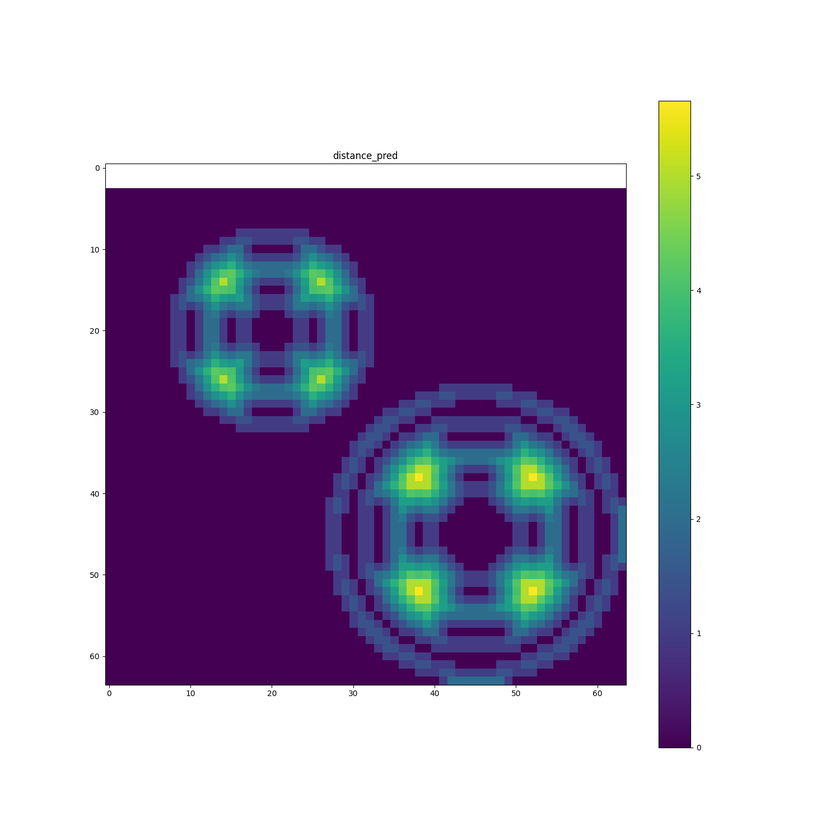
#> input picture features_geometry/1_degree_node/test_dept/distance_pred.png, 840 x 840 px, shrunk from 1500 x 1500 before the run
$ python -i tools.py   (imports and definitions only)
#> lines starting #> are read from the running program, lines starting #| are printed output that depends on the picture; after the words box and inside, x2 and y2 are one past the last pixel; in counts of white or black regions, pixels touching at a corner belong together
import logging
logger = logging.getLogger(__name__)
import pickle
import numpy as np
from scipy.spatial.distance import cdist
from skimage import measure, segmentation, morphology
import math
from pathlib import Path
from sklearn.cluster import KMeans, DBSCAN

# -- Dummy root paths (from arborescence.py) --
rootDisk = Path('./')
root_target = Path('./')


# --- From tools.py ---

import datetime as dt

def find_dates_between(start, end):
#> called with start = '2017-06-12', end = '2025-12-31'
    start_date = dt.datetime.strptime(start, "%Y-%m-%d").date()
    end_date = dt.datetime.strptime(end, "%Y-%m-%d").date()

    delta = dt.timedelta(days=1)
    date = start_date
    res = []
    while date <= end_date:
        res.append(date.strftime("%Y-%m-%d"))
        date += delta
    return res

allDates = find_dates_between('2017-06-12', '2025-12-31')

# [69 lines left out: functions save_object, read_object, check_and_create_path, order_class, count_pixels_in_france_deg_square, not called in this run]

def merge_adjacent_clusters(
    image,
    mode="size",
    min_cluster_size=0,
    max_cluster_size=math.inf,
    exclude_label=None,
    background=-1,
    features=None,
    nb_attempt=3,
):
    """
    Fusionne les clusters adjacents dans une image en fonction de critères définis.

    Paramètres :
    - image : Image labellisée contenant des clusters.
    - mode : Critère de fusion ('size', 'time_series_similarity', 'time_series_similarity_fast').
    - min_cluster_size : Taille minimale d'un cluster avant fusion.
    - max_cluster_size : Taille maximale autorisée après fusion.
    - oridata : Données supplémentaires utilisées pour la fusion basée sur des séries temporelles (facultatif).
    - exclude_label : Label à exclure de la fusion.
    - background : Label représentant le fond (par défaut -1).
    """

    # Copie de l'image d'entrée pour éviter de la modifier directement
    labeled_image = np.copy(image)

    # Obtenir les propriétés des régions labellisées
    regions = measure.regionprops(labeled_image)
    # Trier les régions par taille croissante
    regions = sorted(regions, key=lambda r: r.area)

    # Masque pour stocker les labels mis à jour après fusion
    res = np.copy(labeled_image)

    # Liste des labels qui ont été modifiés
    changed_labels = []

    fix_label = []

    # Longueur initiale des régions
    len_regions = len(regions)
    i = 0

    # Boucle pour traiter chaque région
    while i < len_regions:
        region = regions[i]

        # Vérifier si le cluster est à exclure ou est un fond
        if region.label == exclude_label or region.label == background:
            # On conserve ces clusters tels quels
            res[labeled_image == region.label] = region.label
            i += 1
            continue

        label = region.label
        if label in fix_label:
            i += 1
            continue

        # Si le label a déjà été modifié, passer au suivant
        # if label in changed_labels:
        #    i += 1
        #    continue

        # Vérifier la taille du cluster actuel
        ones = np.argwhere(res == label).shape[0]
        if ones < min_cluster_size:
            # Si la taille est inférieure au minimum, essayer de fusionner avec un voisin
            nb_test = 0
            find_neighbor = False
            dilated_image = np.copy(res)
            while nb_test < nb_attempt and not find_neighbor:
                print(f"DEBUG inner: nb_test={nb_test}, label={label}", flush=True)

                # Trouver les voisins du cluster actuel
                mask_label = dilated_image == label
                mask_label_ori = res == label
                neighbors = segmentation.find_boundaries(
                    mask_label, connectivity=1, mode="outer", background=background
                )
                neighbor_labels = np.unique(dilated_image[neighbors])
                # Exclure les labels indésirables
                neighbor_labels = neighbor_labels[
                    (neighbor_labels != exclude_label)
                    & (neighbor_labels != background)
                    & (neighbor_labels != label)
                ]
                dilate = True
                changed_labels.append(label)

                if len(neighbor_labels) > 0:
                    # Trier les voisins par taille
                    neighbors_size = sorted(
                        [
                            [neighbor_label, np.sum(res == neighbor_label)]
                            for neighbor_label in neighbor_labels
                        ],
                        key=lambda x: x[1],  # trie par la somme (ordre croissant)
                    )

                    best_neighbor = None

                    if mode == "size":
                        # Mode basé sur la taille des clusters
                        max_neighbor_size = -math.inf
                        for nei, neighbor in enumerate(neighbors_size):
                            if neighbor[0] == label:
                                continue
                            neighbor_size = neighbor[1] + np.sum(res == label)

                            # Vérifier si le voisin satisfait min_cluster_size
                            if neighbor_size > min_cluster_size:
                                # Vérifier si la taille reste sous max_cluster_size
                                if neighbor_size < max_cluster_size:
                                    dilate = False
                                    res[mask_label_ori] = neighbor[0]
                                    dilated_image[mask_label] = neighbor[0]
                                    logger.info(
                                        f"Use neighbord label {label} -> {neighbor[0]}"
                                    )
                                    label = neighbor[0]
                                    find_neighbor = True
                                    break

                                best_neighbor = neighbor[0]
                                max_neighbor_size = neighbor_size
                                break

                            # Enregistrer le plus grand voisin si min_cluster_size n'est pas atteint
                            if neighbor_size > max_neighbor_size:
                                best_neighbor = neighbor[0]
                                max_neighbor_size = neighbor_size

                    elif mode == "timeSeriesSimilarity":
                        # Mode basé sur la similarité de séries temporelles (DTW)
                        assert features is not None
                        time_series_data = np.nansum(
                            features[dilated_image == label], axis=0
                        ).reshape(-1, 1)
                        best_neighbord = None
                        min_dst = math.inf  # Cherche à minimiser la distance
                        dst_thresh = 1000

                        for neighbor in neighbors_size:
                            if neighbor[0] == label:
                                continue

                            time_series_data_neighbor = np.nansum(
                                features[dilated_image == neighbor[0]], axis=0
                            ).reshape(-1, 1)
                            distance = dtw.distance(
                                time_series_data, time_series_data_neighbor
                            )

                            if distance < min_dst and distance < dst_thresh:
                                best_neighbord = neighbor[0]
                                min_dst = distance

                        if best_neighbord is not None:
                            dilate = False
                            res[mask_label_ori] = best_neighbord
                            logger.info(f"label {label} -> {best_neighbord}")
                            changed_labels.append(label)
                            label = best_neighbord
                            find_neighbor = True

                    elif mode == "time_series_similarity_fast":
                        # Mode basé sur une version rapide de DTW
                        assert features is not None
                        time_series_data = np.nansum(
                            features[dilated_image == label], axis=0
                        ).reshape(-1, 1)
                        best_neighbord = None
                        min_simi = math.inf  # Cherche à minimiser la similarité
                        dst_thresh = 100

                        for neighbor in neighbors_size:
                            time_series_data_neighbor = np.nansum(
                                features[dilated_image == neighbor[0]], axis=0
                            ).reshape(-1, 1)
                            _, simi = dtw_functions.dtw(
                                time_series_data,
                                time_series_data_neighbor,
                                local_dissimilarity=d.euclidean,
                            )

                            if simi < min_simi and simi < dst_thresh:
                                best_neighbord = neighbor[0]
                                min_simi = simi

                        if best_neighbord is not None:
                            dilate = False
                            res[mask_label_ori] = best_neighbord
                            changed_labels.append(label)
                            label = best_neighbord
                            find_neighbor = True

                    elif mode == "BrayCurtis":
                        assert features is not None
                        best_neighbor, max_neighbor_size, find_neighbor, dilate = (
                            find_neighbor_by_BrayCurtis_similarity(
                                res,
                                features,
                                label,
                                min_cluster_size,
                                max_cluster_size,
                                mask_label_ori,
                                dilated_image,
                                mask_label,
                                neighbor_labels,
                            )
                        )

                    # Si aucun voisin ne satisfait les critères, utiliser le plus grand
                    if not find_neighbor and best_neighbor is not None:
                        if max_neighbor_size < max_cluster_size:
                            res[mask_label] = best_neighbor
                            dilated_image[mask_label] = best_neighbor
                            dilate = False
                            logger.info(
                                f"Use biggest neighbord label {label} -> {best_neighbor}"
                            )
                            label = best_neighbor
                            find_neighbor = True
                            # Si la taille après fusion dépasse la taille maximal, appliquer l'érosion (peut être ne pas fusionner)
                            if max_neighbor_size < max_cluster_size:
                                mask_label = dilated_image == label
                                ones = np.argwhere(mask_label == 1).shape[0]
                                while ones > max_cluster_size:
                                    mask_label = morphology.erosion(
                                        mask_label, morphology.disk(3)
                                    )
                                    ones = np.argwhere(mask_label == 1).shape[0]

                # Si aucun voisin trouvé, dilater la région
                if dilate:
                    mask_label = morphology.dilation(mask_label, morphology.square(3))
                    dilated_image[(mask_label)] = label
                    nb_test += 1

                if not dilate:
                    break

            # Si aucun voisin trouvé après nb_attempt, supprimer ou conserver la région
            if not find_neighbor:
                if ones < min_cluster_size:
                    mask_label = dilated_image == label
                    ones = np.argwhere(mask_label == 1).shape[0]
                    # Si l'objet dilaté ne vérifie pas la condition minimum
                    if ones < min_cluster_size:
                        res[mask_label] = 0
                        logger.info(f"Remove label {region.label}")
                    else:
                        # Si l'objet dilaté ne vérifie pas la condition maximum
                        while ones > max_cluster_size:
                            mask_label = morphology.erosion(
                                mask_label, morphology.square(3)
                            )
                            ones = np.argwhere(mask_label == 1).shape[0]

                        res[mask_label] = region.label
                        logger.info(f"Keep label dilated {region.label}")
                        fix_label.append(region.label)

            # Mettre à jour les régions pour tenir compte des changements
            regions = measure.regionprops(res)
            regions = sorted(regions, key=lambda r: r.area)
            len_regions = len(regions)
            i = 0
            continue

        else:
            mask_label = res == region.label
            mask_before_erosion = np.copy(mask_label)
            while ones > max_cluster_size:
                print(f"DEBUG erode2: ones={ones}", flush=True)
                mask_label = morphology.erosion(mask_label, morphology.square(3))
                ones = np.argwhere(mask_label == 1).shape[0]

            res[mask_before_erosion & ~mask_label] = 0

            # Si le cluster est assez grand, on le conserve tel quel
            logger.info(f"Keep label {region.label}")

        i += 1

    return res

# [154 lines left out: functions find_clusters, split_large_clusters, relabel_clusters, frequency_ratio, to_binary_mask, iou_binary, not called in this run]

# --- From weigh_predictor.py ---

class Predictor():
    # [54 lines left out: functions __init__, fit, predict, weight, not called in this run]

    def weight_array(self, array : np.array):
        lis = [self.weight(c) for c in array]
        return np.asarray(lis)

    # [20 lines left out: functions get_centroid, log, not called in this run]

class FixedThresholdPredictor:
    # [76 lines left out: functions __init__, fit, predict, not called in this run]

class JenksThresholdPredictor:
    # [109 lines left out: functions __init__, _calculate_jenks_breaks, fit, predict, not called in this run]

>>> import cv2
>>> picture = cv2.imread('features_geometry/1_degree_node/test_dept/distance_pred.png', cv2.IMREAD_GRAYSCALE)
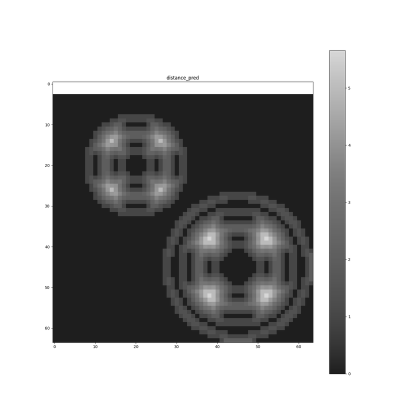
#> picture: shape (840, 840) (shown at 1/2 size); min 5, max 255, mean 175.4
>>> result = merge_adjacent_clusters(picture)
#> in merge_adjacent_clusters, `regions = measure.regionprops(labeled_image)`: regions = 247 regions; largest, box (x1, y1, x2, y2) and area: (0, 0, 840, 840) 416118, (105, 191, 691, 746) 153650, (92, 156, 691, 686) 20619, (95, 176, 700, 686) 9860, (92, 151, 691, 695) 6076
#> in merge_adjacent_clusters, `len_regions = len(regions)`: len_regions = 247
#> the loop in merge_adjacent_clusters, `while i < len_regions:` made 247 passes
#> pass 1, in merge_adjacent_clusters, `mask_label = res == region.label`:
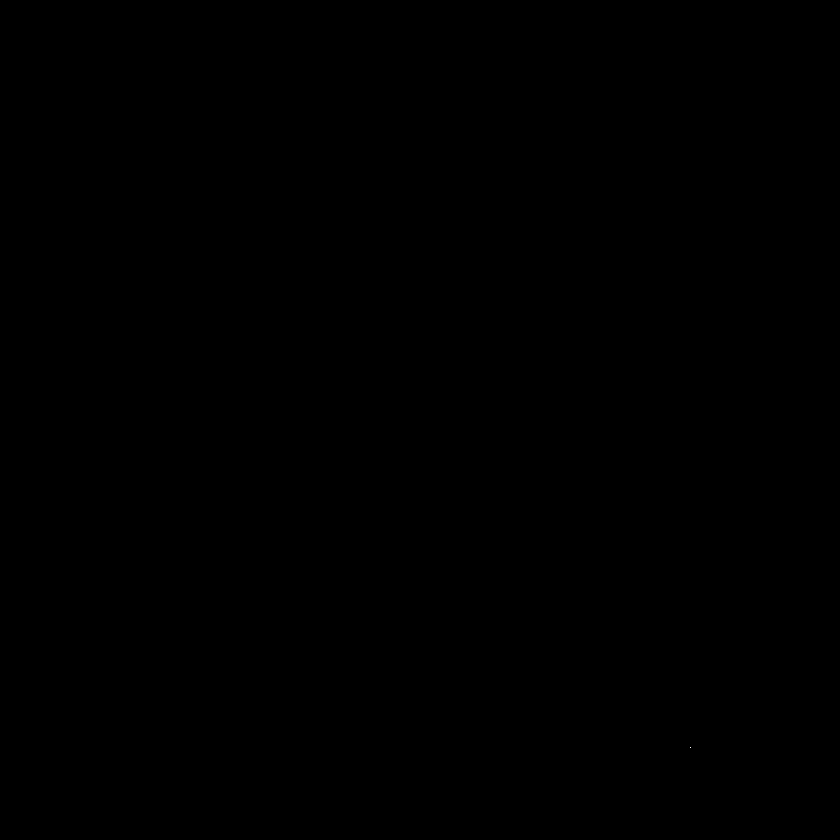
#> mask_label: shape (840, 840) bool; 0% white in thin lines or dots, all inside (x1, y1, x2, y2) = (690, 747, 691, 748)
#> after the loop in merge_adjacent_clusters, `while i < len_regions:`:
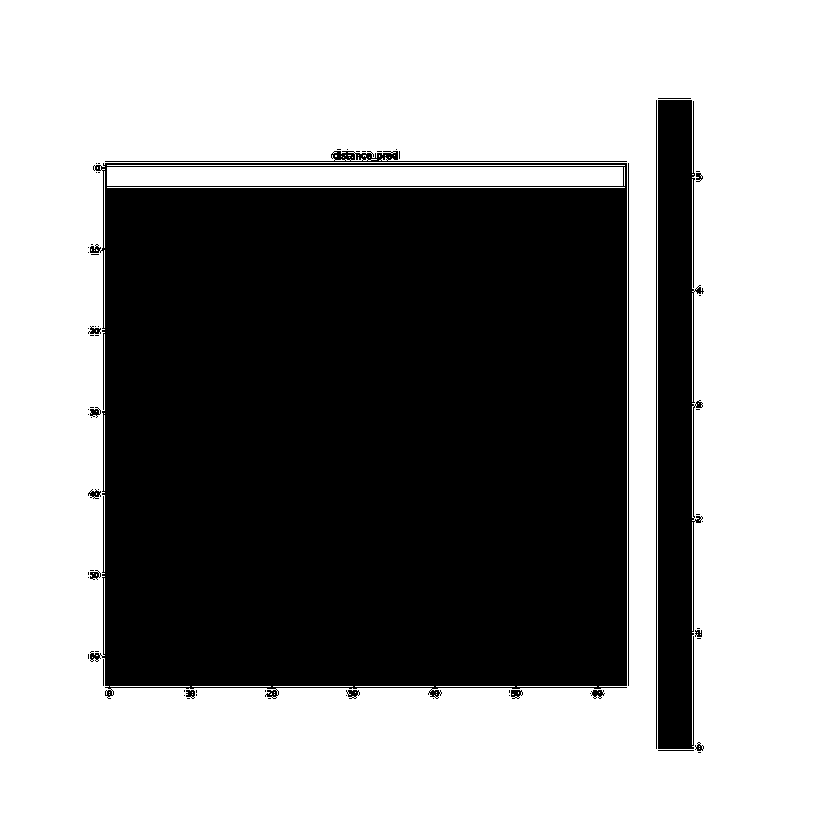
#> mask_label: shape (840, 840) bool; 59% white; 69 black regions (50 under 20 px), largest, box (x1, y1, x2, y2) and area: (90, 163, 627, 699) 263615, (658, 100, 704, 749) 22848, (105, 151, 627, 162) 957
#> after the loop in merge_adjacent_clusters, `while i < len_regions:`: changed_labels = []; i = 247

$ run again, on features_geometry/1_degree_node/test_dept/pred_merge.png
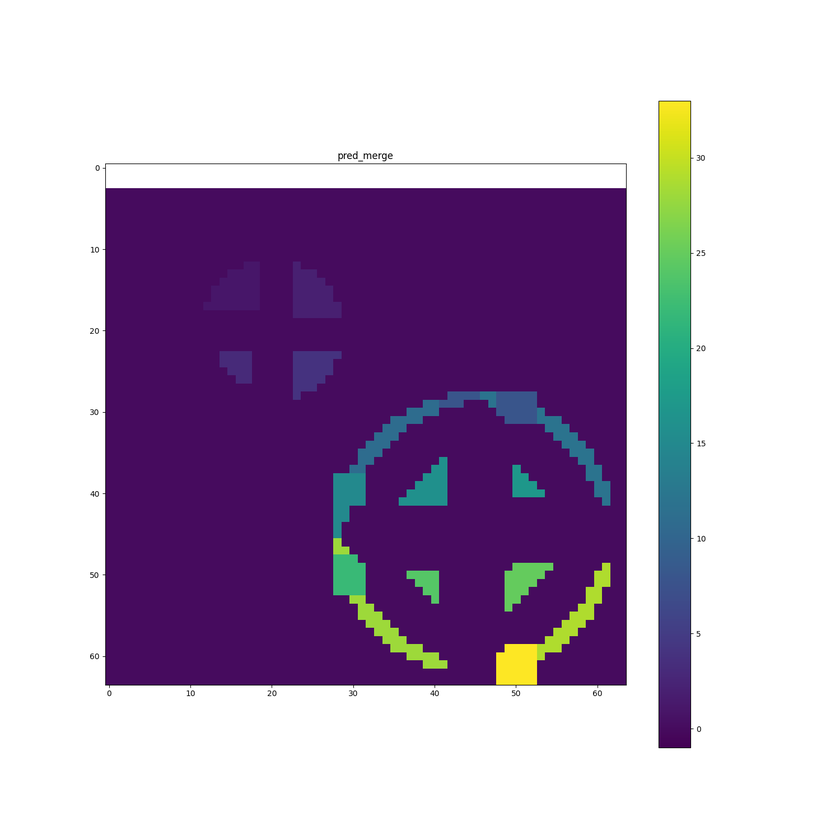
#> input picture features_geometry/1_degree_node/test_dept/pred_merge.png, 840 x 840 px, shrunk from 1500 x 1500 before the run
#> `picture = cv2.imread('features_geometry/1_degree_node/test_dept/distan..`:
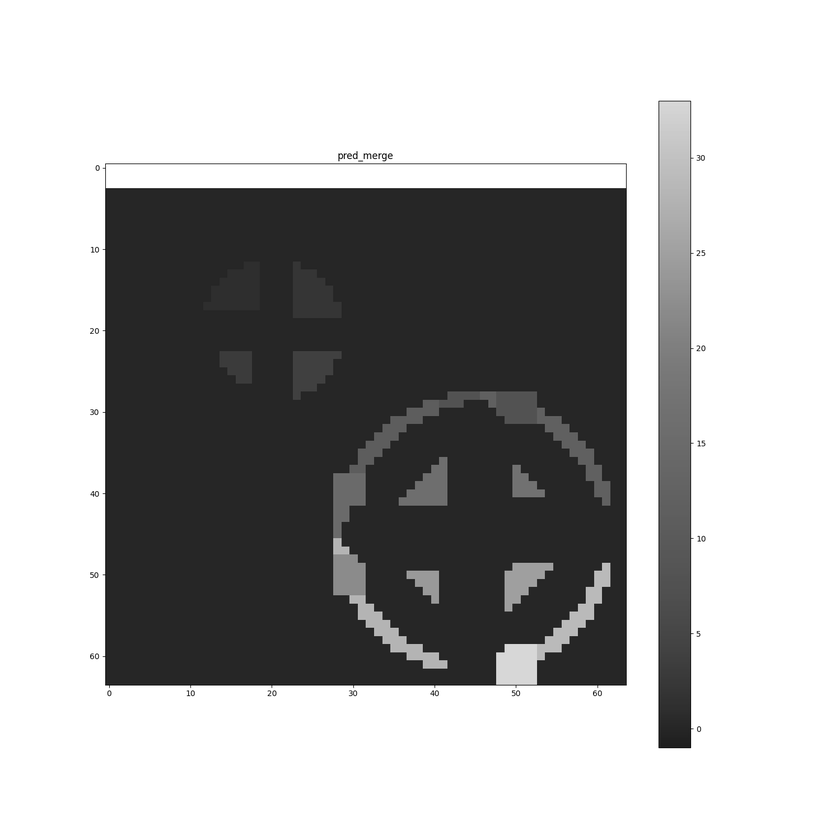
#> picture: shape (840, 840); min 0, max 255, mean 173.2
#> regions = 246 regions; largest, box (x1, y1, x2, y2) and area: (0, 0, 840, 840) 415974, (108, 155, 691, 743) 223647, (90, 101, 706, 748) 2192, (204, 158, 691, 725) 2027, (293, 156, 691, 710) 1986
#> in merge_adjacent_clusters, `len_regions = len(regions)`: len_regions = 246
#> the loop in merge_adjacent_clusters, `while i < len_regions:` made 246 passes
#> after the loop in merge_adjacent_clusters, `while i < len_regions:`: changed_labels = []; i = 246
